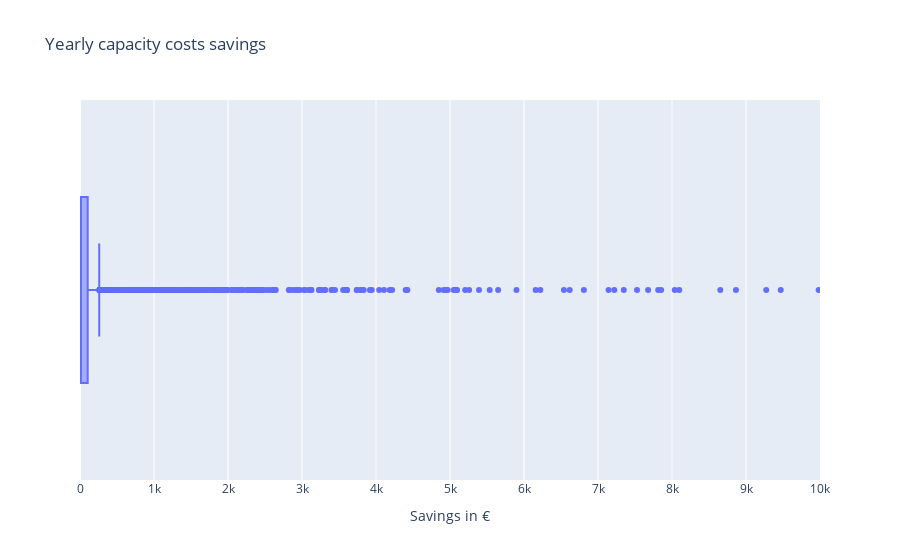

Notebook cell for this chart:
### Markdown cell above
## Capacity costs savings

### Code cell
abs_cap_costs_yearly_savings = abs_diff["grid_capacity_costs_eur"].copy()
abs_cap_costs_yearly_savings.name = "Total yearly grid capacity costs savings in %"
print(abs_cap_costs_yearly_savings.describe().drop("count").to_markdown())

total_cap_saving_fig_df = abs_diff.copy()
total_cap_saving_fig_df = total_cap_saving_fig_df.rename(columns={"grid_capacity_costs_eur": "Savings"})
total_cap_savings_fig = px.box(
    data_frame=total_cap_saving_fig_df,
    x="Savings",
    title="Yearly capacity costs savings")
total_cap_savings_fig.update_layout(xaxis_title="Savings in €", yaxis_title="")
total_cap_savings_fig.update_xaxes(range=[0, 10e3])
total_cap_savings_fig.show()

### Figure 1 — Plotly figure (JSON) as saved in the notebook; plotly's stock layout.template omitted (floating-point values rounded to 4 significant figures; data arrays with more than 128 entries replaced by an {"elided": "..."} marker saying what was removed)
{"data": [{"alignmentgroup": "True", "hovertemplate": "Savings=%{x}<extra></extra>", "legendgroup": "", "marker": {"color": "#636efa"}, "name": "", "notched": false, "offsetgroup": "", "orientation": "h", "showlegend": false, "type": "box", "x": {"elided": "3644 float values"}, "x0": " ", "xaxis": "x", "y0": " ", "yaxis": "y"}], "layout": {"boxmode": "group", "legend": {"tracegroupgap": 0}, "title": {"text": "Yearly capacity costs savings"}, "xaxis": {"anchor": "y", "domain": [0, 1], "range": [0, 10000], "title": {"text": "Savings in €"}}, "yaxis": {"anchor": "x", "domain": [0, 1], "title": {"text": ""}}}}
